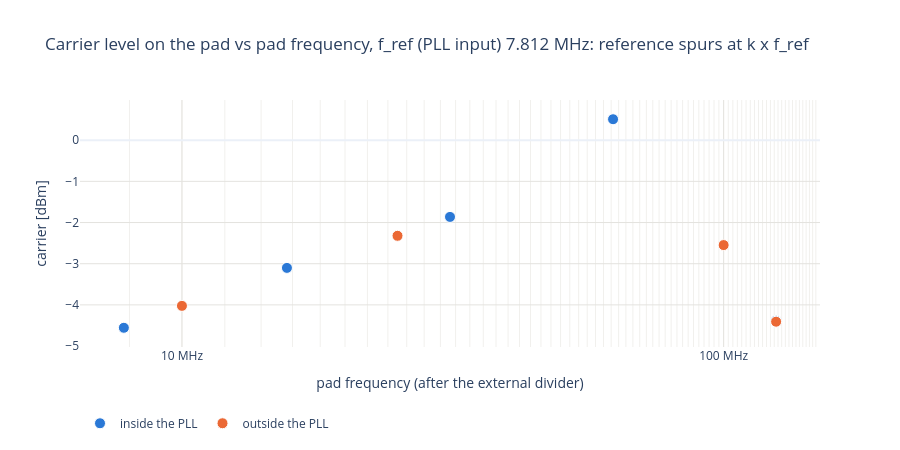

The notebook cell saved with this chart:
### Code cell
# Carrier level on the pad vs pad frequency: how well the pad drives each frequency. Colour = path.
fig = go.Figure()
for path, d in divs[divs["carrier_dbm"].notna()].groupby("path"):
    fig.add_scatter(x=d["f_out"] / 1e6, y=d["carrier_dbm"], mode="markers", name=path,
                    marker=dict(size=11, color=PATH_COLORS[path], line=dict(color="white", width=1)),
                    customdata=np.c_[d["divider"], d["total_div"], d["f_pll_out"] / 1e6],
                    hovertemplate=("%{customdata[0]} (/%{customdata[1]}): pad %{x:g} MHz, %{y:.1f} dBm "
                                   "(PLL output %{customdata[2]} MHz)<extra></extra>"))
fig.update_layout(title=f"Carrier level on the pad vs pad frequency, {REF_TXT}", template="plotly_white", height=450,
                  legend=dict(orientation="h", y=-0.25))
fig.update_xaxes(title="pad frequency (after the external divider)", gridcolor=GRID, **FREQ_AXIS)
fig.update_yaxes(title="carrier [dBm]", gridcolor=GRID)
save(fig, "carrier_vs_f_out")

### Figure 1 — Plotly figure (JSON) as saved in the notebook; plotly's stock layout.template omitted (floating-point values rounded to 4 significant figures)
{"data": [{"customdata": [["int /8", 8, 125], ["int /16", 16, 62.5], ["int /32", 32, 31.25], ["int /64", 64, 15.62], ["int /128", 128, 7.812]], "hovertemplate": "%{customdata[0]} (/%{customdata[1]}): pad %{x:g} MHz, %{y:.1f} dBm (PLL output %{customdata[2]} MHz)<extra></extra>", "marker": {"color": "#2a78d6", "line": {"color": "white", "width": 1}, "size": 11}, "mode": "markers", "name": "inside the PLL", "type": "scatter", "x": [125.0, 62.5, 31.25, 15.62, 7.812], "y": [-4.385, 0.5087, -1.864, -3.102, -4.556]}, {"customdata": [["ext /2 x /4", 8, 500], ["ext /1 x /10", 10, 1000], ["ext /4 x /10", 40, 250], ["ext /1 x /100", 100, 1000]], "hovertemplate": "%{customdata[0]} (/%{customdata[1]}): pad %{x:g} MHz, %{y:.1f} dBm (PLL output %{customdata[2]} MHz)<extra></extra>", "marker": {"color": "#eb6834", "line": {"color": "white", "width": 1}, "size": 11}, "mode": "markers", "name": "outside the PLL", "type": "scatter", "x": [125.0, 100.0, 25.0, 10.0], "y": [-4.408, -2.548, -2.322, -4.024]}], "layout": {"height": 450, "legend": {"orientation": "h", "y": -0.25}, "title": {"text": "Carrier level on the pad vs pad frequency, f_ref (PLL input) 7.812 MHz: reference spurs at k x f_ref"}, "xaxis": {"gridcolor": "#e4e3df", "minor": {"gridcolor": "#f1f0ed", "showgrid": true}, "ticktext": ["1 MHz", "10 MHz", "100 MHz", "1 GHz"], "tickvals": [1, 10, 100, 1000], "title": {"text": "pad frequency (after the external divider)"}, "type": "log"}, "yaxis": {"gridcolor": "#e4e3df", "title": {"text": "carrier [dBm]"}}}}
